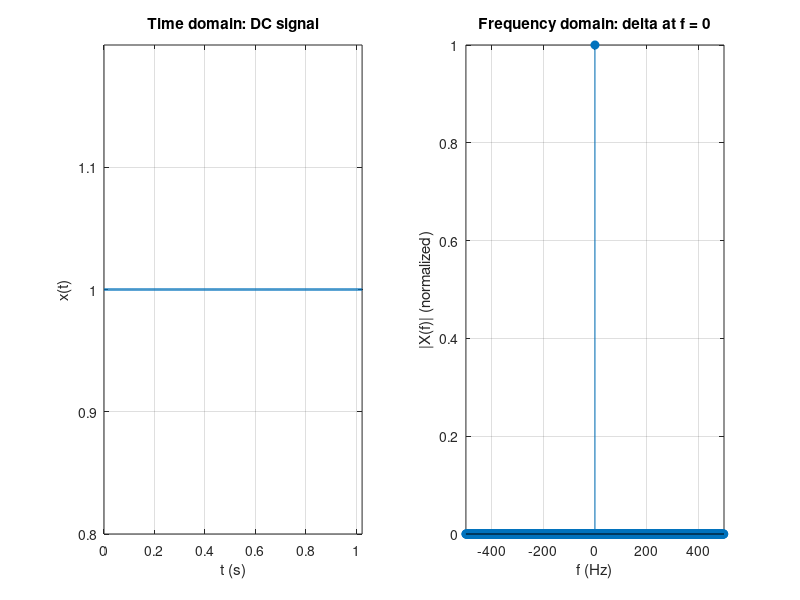

The MATLAB script that drew this image:
% DC signal and its FFT (discrete-time demo)
clear; close all; clc

% Parameters
fs = 1000;              % sampling rate [Hz]
N  = 1024;              % number of samples (power of 2 is convenient)
A  = 1;                 % DC amplitude

% Time signal: constant (DC)
t  = (0:N-1)/fs;
x  = A*ones(1,N);

% FFT
X   = fft(x);                   % raw FFT
Xn  = X / N;                    % normalized so DC magnitude = A
f   = (-N/2:N/2-1)*(fs/N);      % frequency axis (Hz)
mag = abs(fftshift(Xn));        % magnitude spectrum (normalized)

% Plot
figure('Name','DC signal and FFT');
subplot(1,2,1);
plot(t, x, 'LineWidth', 2);
xlabel('t (s)'); ylabel('x(t)'); title('Time domain: DC signal');
grid on; xlim([t(1) t(end)]); ylim([A-0.2 A+0.2]);

subplot(1,2,2);
stem(f, mag, 'filled'); hold on; grid on
xlabel('f (Hz)'); ylabel('|X(f)| (normalized)');
title('Frequency domain: delta at f = 0');
xlim([-fs/2 fs/2]);

% Emphasize the DC bin
% [~,k0] = min(abs(f-0));
% stem(f(k0), mag(k0), 'r', 'LineWidth', 2);
% legend('FFT magnitude','DC bin','Location','best');
